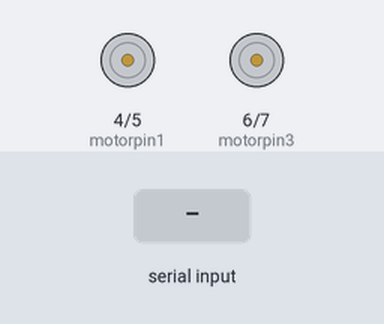
Bench run of a sketch on a simulated Arduino Uno, built with avr-gcc and run on an emulated ATmega328P. On the bench: motor-driver pin pairs drawn as motors (green arrow = first pin HIGH = forward, orange = second pin HIGH = backward, longer = more drive, scaled by the enable pin). The test bench sets the inputs (shaded band).

Above: at 1.2 s.
1.3 s: "B" received over Serial
At 2.5 s:
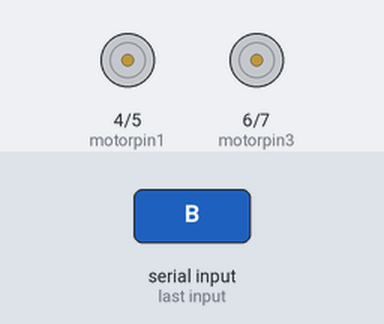
2.8 s: "F" received over Serial
At 4.0 s:
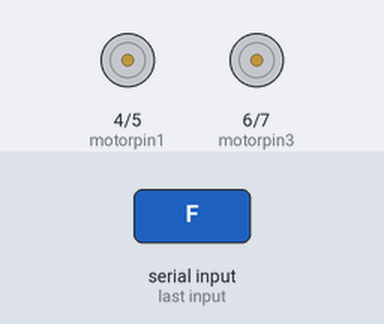
4.3 s: "L" received over Serial
At 4.7 s:
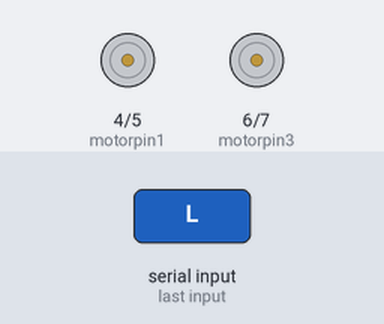
5.8 s: "R" received over Serial
At 7.1 s:
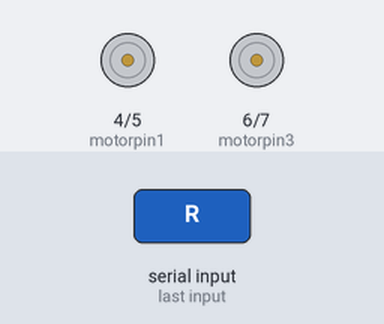
Timing chart, 0 to 8.3 s (numbered marks = the images above; inputs shaded):
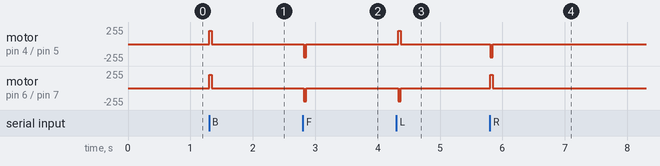

The sketch:

bluetoothmotor.ino
```cpp
int motorpin1=4;
int motorpin2=5;
int motorpin3=6;
int motorpin4=7;
int pwm1=3;
int pwm2=11;
int motorspeed=200;
char ch;

void setup() {
  // put your setup code here, to run once:
pinMode( motorpin1,OUTPUT);
pinMode( motorpin2,OUTPUT);
pinMode( motorpin3,OUTPUT);
pinMode( motorpin4,OUTPUT);
pinMode( pwm1,OUTPUT);
pinMode( pwm2,OUTPUT);
Serial.begin(9600);

}

void loop() {
  // put your main code here, to run repeatedly:
  if(Serial.available())
  {ch=Serial.read();}
    analogWrite(pwm1,motorspeed);
    analogWrite(pwm2,motorspeed);
  if(ch=='B')
  {
  digitalWrite(motorpin1,HIGH);
  digitalWrite(motorpin2,LOW);
  digitalWrite(motorpin3,HIGH);
  digitalWrite(motorpin4,LOW);
  }
   else if(ch=='F')
  {
  digitalWrite(motorpin1,LOW) ;
  digitalWrite(motorpin2,HIGH);
  digitalWrite(motorpin3,LOW) ;
  digitalWrite(motorpin4,HIGH);
  }
  else  if(ch=='L')
  {
  digitalWrite(motorpin1,HIGH);
  digitalWrite(motorpin2,LOW);
  digitalWrite(motorpin3,LOW);
  digitalWrite(motorpin4,HIGH);
  }
   else if(ch=='R')
  {
  digitalWrite(motorpin1,LOW) ;
  digitalWrite(motorpin2,HIGH);
  digitalWrite(motorpin3,HIGH);
  digitalWrite(motorpin4,LOW) ;
  }
  else
  {
  digitalWrite(motorpin1,LOW) ;
  digitalWrite(motorpin2,LOW);
  digitalWrite(motorpin3,LOW);
  digitalWrite(motorpin4,LOW) ;
  }

 delay(42);
 ch='o';
}
```

Measured:
- after the input at 1.3 s, motor on pin 4 (motorpin1) / pin 5 (motorpin2), motor on pin 6 (motorpin3) / pin 7 (motorpin4): stopped → forward 200/255 at once, → stopped 0.04 s later
- after the input at 2.8 s, motor on pin 4 (motorpin1) / pin 5 (motorpin2), motor on pin 6 (motorpin3) / pin 7 (motorpin4): stopped → backward 200/255 at once, → stopped 0.04 s later
- after the input at 4.3 s, motor on pin 4 (motorpin1) / pin 5 (motorpin2): stopped → forward 200/255 at once, → stopped 0.04 s later; motor on pin 6 (motorpin3) / pin 7 (motorpin4): stopped → backward 200/255 at once, → stopped 0.04 s later
- after the input at 5.8 s, motor on pin 4 (motorpin1) / pin 5 (motorpin2): stopped → backward 200/255 at once, → stopped 0.04 s later; motor on pin 6 (motorpin3) / pin 7 (motorpin4): stopped → forward 200/255 at once, → stopped 0.04 s later
